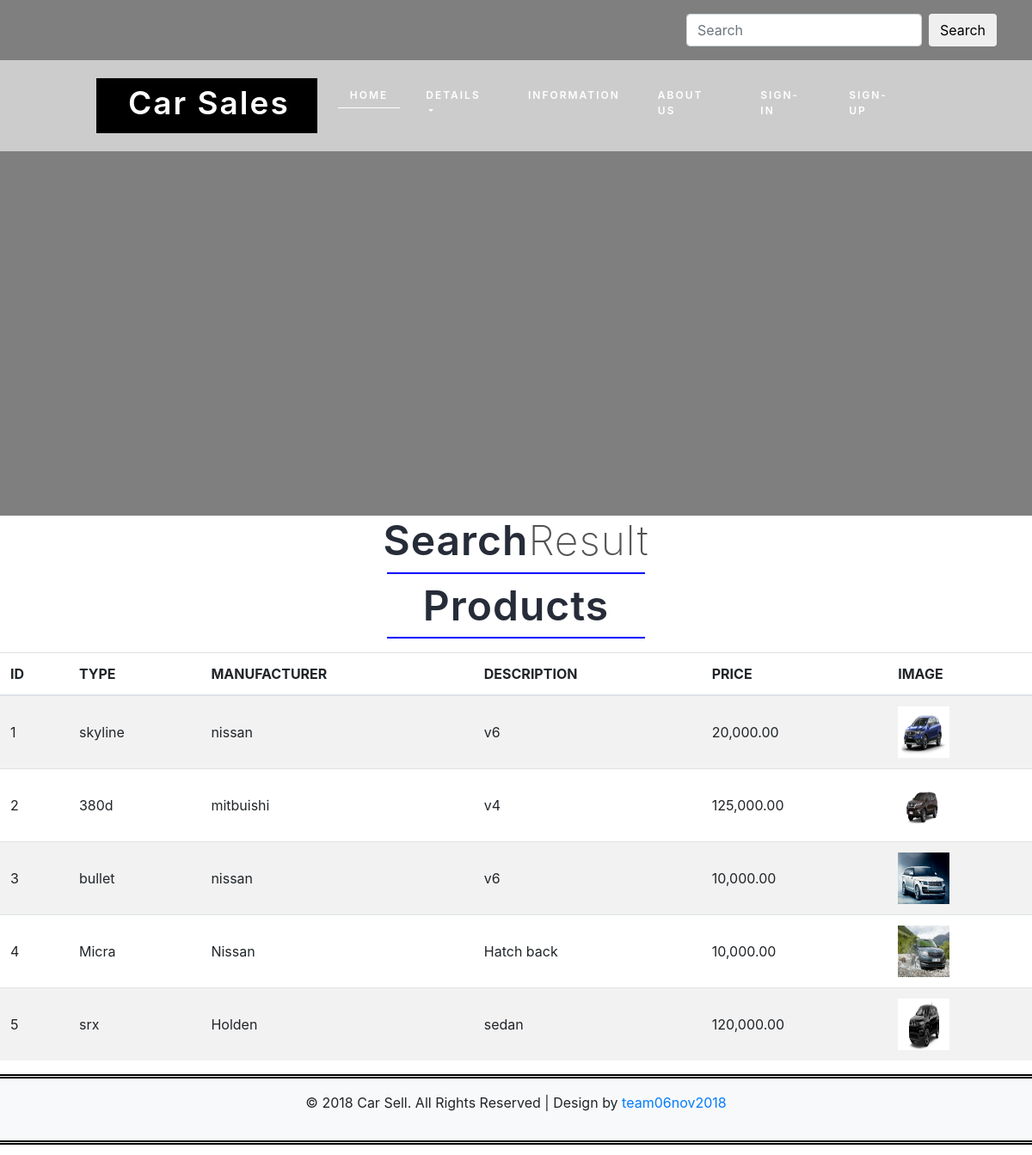
Screenshot of /search.php with the database file from the repository.
### tables this page shows
CREATE TABLE `products` (
  `id` int(11) NOT NULL,
  `type` varchar(20) NOT NULL,
  `manufacturer` varchar(20) NOT NULL,
  `description` varchar(50) DEFAULT NULL,
  `price` int(11) NOT NULL,
  `image` varchar(50) NOT NULL
);

### search.php (the view, shortened to what this page needs)
<!DOCTYPE html>
<html>
<head>
</head>
<?php include('header.php'); ?>
<body onLoad="run_first()">
<div class="feedback">
	  <h3 class="w3l_header">Search<span>Result</span></h3>
	<?php
        $conn  = db_connect();
        $key = '';
		$sql = "SELECT * FROM products";
        $sql = $sql . " WHERE (type like '%$key%') or (manufacturer like '%$key%') or (description like '%$key%');";
		$result = $conn -> query($sql);
		print "<h1 class=\"w3l_header\">Products</h1>\n";
		print "<div class=\"table-responsive mt-3\">\n";
		print "<table class=\"table table-striped\">\n";
            print "<thead>\n";
				print "<tr>\n";
					while ($field = $result -> fetch_field())
					{
  						print "<th>" . strtoupper($field->name) . "</th>\n";
					}
      			print "</tr>\n";
    		print "</thead>\n";
    		print "<tbody>\n";
                while ($row = $result -> fetch_assoc()){
                    $id = $row["id"];
                    $type = $row["type"];
                    $manufacturer = $row["manufacturer"];
                    $description = $row["description"];
                    $price = number_format($row["price"],2);
                    $image = $row["image"];
      			    print "<tr>\n";
                    print "<td class=\"align-middle\">$id</td>\n";
                    if($type)
                        print "<td class=\"align-middle\">$type</td>\n";
                    else
                        print "<td class=\"align-middle\">&nbsp;</td>\n";;
                    if($manufacturer)
                        print "<td class=\"align-middle\">$manufacturer</td>\n";
                    else
                        print "<td class=\"align-middle\">&nbsp;</td>\n";
                    if($description)
                        print "<td class=\"align-middle\">$description</td>\n";
                    else
                        print "<td class=\"align-middle\">&nbsp;</td>\n";
                    if($price)
                        print "<td class=\"align-middle\">$price</td>\n";
                    else
                        print "<td class=\"align-middle\">&nbsp;</td>\n";
                    if (@file_exists($image))
                    {
                        print "<td class=\"align-middle\"><img src = $image width=60 height=60></td>\n";
                    }
                    else
                    {
                        print "<td class=\"align-middle\">&nbsp;</td>\n";;
                    }
      			    print "</tr>\n";
                }
    		print "</tbody>\n";
        print "</table>\n";
        print "</div>\n";
	?>
</div>
</body>
</html>
<?php include('footer.php'); ?>

### css/style.css (style rules this page uses)
* { margin: 0; padding: 0; }

### search.php (style rules this page uses)
.w3l_header { font-size: 3em; color: #262c38; letter-spacing: 1px; position: relative; font-weight: 600; text-align: center; }
.w3l_header span { color: #545151; font-weight: 200; }
.w3l_header:after { border-top: 2px solid blue; display: block; width: 300px; content: ""; margin: 8px auto 0; }

### rows the page displays
products: id "1", type "skyline", manufacturer "nissan", description "v6", price "20,000.00", image (picture)
products: id "2", type "380d", manufacturer "mitbuishi", description "v4", price "125,000.00", image (picture)
products: id "3", type "bullet", manufacturer "nissan", description "v6", price "10,000.00", image (picture)
products: id "4", type "Micra", manufacturer "Nissan", description "Hatch back", price "10,000.00", image (picture)
products: id "5", type "srx", manufacturer "Holden", description "sedan", price "120,000.00", image (picture)

### other values shown
$field->name "ID"
$field->name "TYPE"
$field->name "MANUFACTURER"
$field->name "DESCRIPTION"
$field->name "PRICE"
$field->name "IMAGE"
